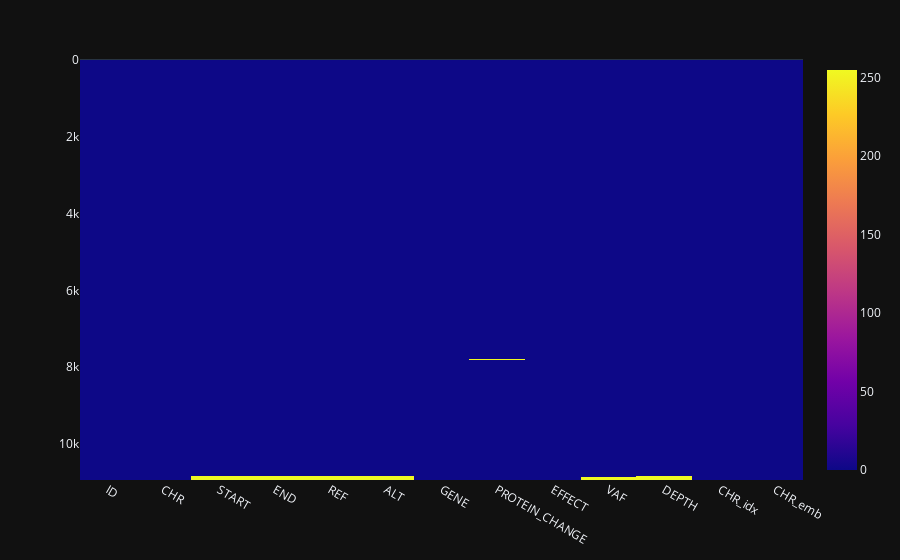

Notebook cell for this chart:
### Code cell
maf_df.isna().plot(kind="imshow")

### Figure 1 — Plotly figure (JSON) as saved in the notebook; plotly's stock layout.template omitted (floating-point values rounded to 4 significant figures; data arrays with more than 128 entries replaced by an {"elided": "..."} marker saying what was removed)
{"data": [{"coloraxis": "coloraxis", "name": "0", "x": ["ID", "CHR", "START", "END", "REF", "ALT", "GENE", "PROTEIN_CHANGE", "EFFECT", "VAF", "DEPTH", "CHR_idx", "CHR_emb"], "y": {"elided": "10935 int values"}, "z": {"elided": "10935x13 int values"}, "type": "heatmap", "xaxis": "x", "yaxis": "y", "hovertemplate": "x: %{x}<br>y: %{y}<br>color: %{z}<extra></extra>"}], "layout": {"xaxis": {"anchor": "y", "domain": [0.0, 1.0], "scaleanchor": "y", "constrain": "domain"}, "yaxis": {"anchor": "x", "domain": [0.0, 1.0], "autorange": "reversed", "constrain": "domain"}, "coloraxis": {"colorscale": [[0.0, "#0d0887"], [0.1111, "#46039f"], [0.2222, "#7201a8"], [0.3333, "#9c179e"], [0.4444, "#bd3786"], [0.5556, "#d8576b"], [0.6667, "#ed7953"], [0.7778, "#fb9f3a"], [0.8889, "#fdca26"], [1.0, "#f0f921"]]}, "margin": {"t": 60}}}
